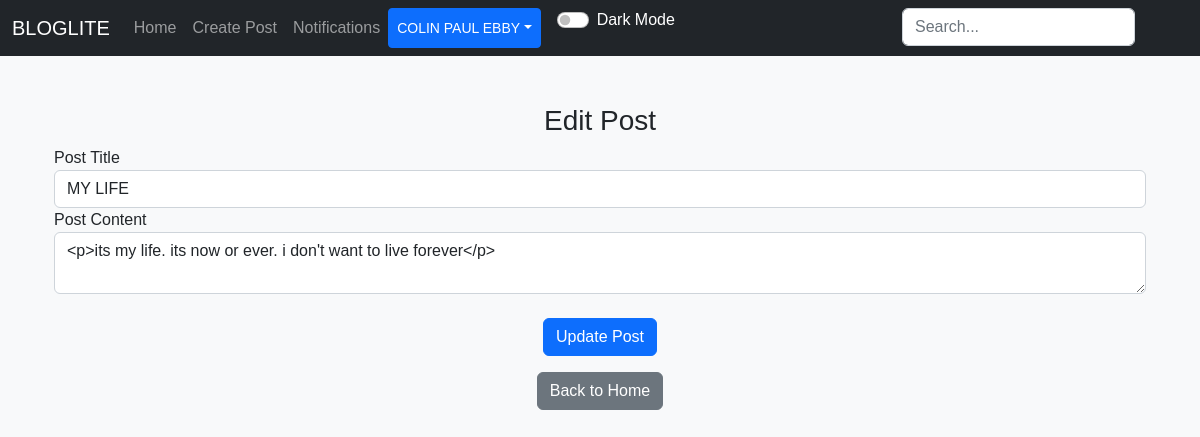
The app's page /edit/4 (signed in) with its own data.
### applicaton/models.py (models this page shows)
class User(db.Model, UserMixin):
    id = db.Column(db.Integer, primary_key=True)
    email = db.Column(db.String(150), unique=True)
    username = db.Column(db.String(150), unique=True)
    password = db.Column(db.String(150))
    date_created = db.Column(db.DateTime(timezone=True), default=func.now())
    profile_picture = db.Column(db.String(150), nullable=True)
    posts = db.relationship("Post", backref="user", cascade="all, delete")
    comments = db.relationship("Comment", backref="user", cascade="all, delete")
    likes = db.relationship("Like", backref="user", cascade="all, delete")
    followers = db.relationship("Follower", foreign_keys=[Follower.user_id], backref="followed_user", lazy="dynamic")
    following = db.relationship("Follower", foreign_keys=[Follower.follower_id], backref="follower", lazy="dynamic")
    notifications = db.relationship("Notification", backref="user", cascade="all, delete", lazy="dynamic")

class Post(db.Model):
    id = db.Column(db.Integer, primary_key=True)
    title = db.Column(db.String(150), nullable=False)  # Add title field
    text = db.Column(db.Text, nullable=False)
    date_created = db.Column(db.DateTime(timezone=True), default=func.now())
    author = db.Column(db.Integer, db.ForeignKey('user.id'), nullable=False)
    category_id = db.Column(db.Integer, db.ForeignKey('category.id'), nullable=True)
    comments = db.relationship("Comment", backref="post", cascade="all, delete")
    likes = db.relationship("Like", backref="post", cascade="all, delete")

### applicaton/views.py (the view, shortened to what this page needs)
@views.route("/edit/<id>", methods=['GET', 'POST'])
@login_required
def edit(id):
    post = Post.query.get(id)
    if not post or current_user.id != post.author:
        flash("Post does not exist or you do not have permission to edit it",
              category="error")
        return redirect(url_for('views.home'))
    if request.method == "GET":
        return render_template("edit.html", user=current_user, post=post)

### applicaton/templates/edit.html (shortened to what this page needs)
{% extends "nav.html" %}
{% block content %}
<div class="container mt-5">
    <h3 align="center">Edit Post</h3>
    <form method="POST" enctype="multipart/form-data">
        <div class="form-group">
            <label for="title">Post Title</label>
            <input type="text" name="title" id="title" class="form-control" value="{{ post.title }}" required />
            <label for="text">Post Content</label>
            <textarea name="text" id="text" class="form-control">{{ post.text }}</textarea>
            <br />
            <div align="center">
                <button type="submit" class="btn btn-primary">Update Post</button>
            </div>
        </div>
    </form>
    <div align="center" class="mt-3">
        <a href="{{ url_for('views.home') }}"><button type="button" class="btn btn-secondary">Back to Home</button></a>
    </div>
</div>
{% endblock %}

### applicaton/templates/nav.html (shortened to what this page needs)
<!DOCTYPE html>
<html lang="en">
<head>
  <link href="https://cdn.jsdelivr.net/npm/bootstrap@5.2.3/dist/css/bootstrap.min.css" rel="stylesheet">
  <link rel="stylesheet" href="https://code.jquery.com/ui/1.12.1/themes/base/jquery-ui.css">
  <link rel="stylesheet" href="{{ url_for('static', filename='style.css') }}">
</head>
<body>
  <nav class="navbar navbar-expand-lg navbar-dark bg-dark">
    <div class="container-fluid">
      <a class="navbar-brand" href="/home">BLOGLITE</a>
      <div class="collapse navbar-collapse" id="navbar">
        <div class="navbar-nav">
          <a class="nav-item nav-link" href="/home">Home</a>
          {% if user.is_authenticated %}
            <a class="nav-item nav-link" href="/create-post">Create Post</a>
            <a class="nav-item nav-link" href="/notifications">Notifications</a>
            <div style="position: absolute; right: 57px;">
              <form action="{{ url_for('views.search') }}" method="POST" class="d-flex" role="search">
                <input type="search" placeholder="Search..." name="query" class="form-control me-2" id="search-input">
              </form>
            </div>
            <div class="btn-group">
              <button type="button" class="btn btn-sm btn-primary dropdown-toggle" data-bs-toggle="dropdown">{{ user.username }}</button>
            </div>
          {% else %}
            <a class="nav-item nav-link" href="/login">Login</a>
            <a class="nav-item nav-link" href="/sign-up">Sign Up</a>
          {% endif %}
          <div class="form-check form-switch ms-3">
            <input class="form-check-input" type="checkbox" id="darkModeToggle" onclick="toggleDarkMode()">
            <label class="form-check-label text-white" for="darkModeToggle">Dark Mode</label>
          </div>
        </div>
      </div>
    </div>
  </nav>
  <div class="container">{% block content %}{% endblock %}</div>
  </body>
  </html>
</body>
</html>

### applicaton/static/style.css (style rules this page uses)
body { background-color: #f8f9fa; font-family: Arial, sans-serif; }

### records on screen
User: username "COLIN PAUL EBBY"
Post: title "MY LIFE", text "<p>its my life. its now or ever. i don't want to live forever</p>"
